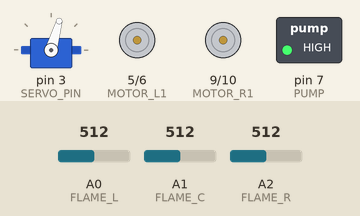
This sketch was run on a simulated Arduino Uno, built with avr-gcc and run on an emulated ATmega328P. Parts: servo, motor-driver pin pairs drawn as motors (green arrow = first pin HIGH = forward, orange = second pin HIGH = backward, longer = more drive), switched loads named in the sketch (green lamp = pin HIGH). Inputs (shaded band) come from the test bench; at power-on: A1 (FLAME_C) = 512, A0 (FLAME_L) = 512, A2 (FLAME_R) = 512.

Above: at 1.28 s.
1.3 s: A1 (FLAME_C) set to 485
2.8 s: A0 (FLAME_L) set to 489
At 3.2 s:
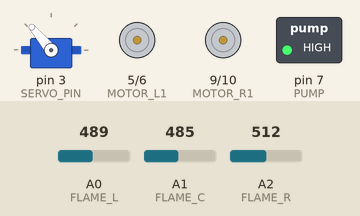
4.3 s: A2 (FLAME_R) set to 486
At 5.4 s:
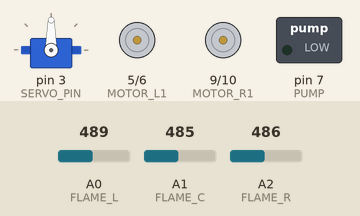
5.8 s: A0 (FLAME_L) set to 511
At 6.8 s:
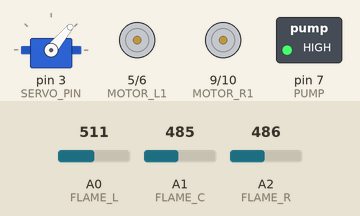
7.5 s: A1 (FLAME_C) set to 511
At 8.11 s:
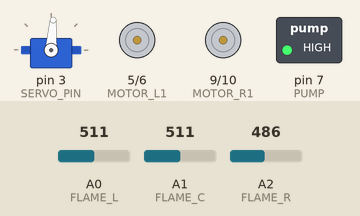
10.5 s: A2 (FLAME_R) set to 511
Timing chart, 0 to 14.5 s (numbered marks = the images above; inputs shaded):
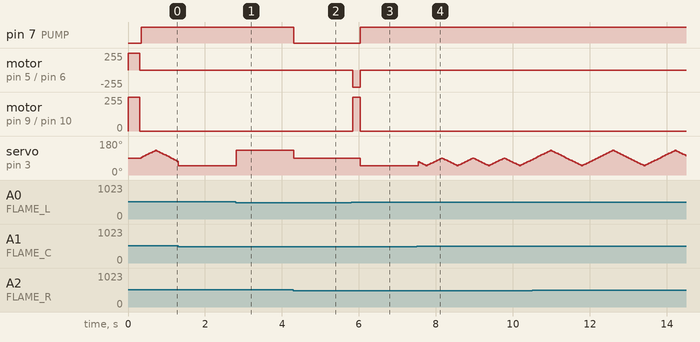

Measured:
- the behaviour switches between 501 and 500 on A0 (FLAME_L) (found by bisection; images 0 and 1)
- the behaviour switches between 501 and 500 on A2 (FLAME_R) (found by bisection; images 1 and 2)
- after the input at 2.8 s, servo on pin 3 (SERVO_PIN): 50° → 130° at once
- after the input at 4.3 s, pin 7 (PUMP): HIGH → LOW at once; servo on pin 3 (SERVO_PIN): 130° → 90° at once
- after the input at 5.8 s, pin 7 (PUMP): LOW → HIGH after 0.24 s; motor on pin 5 (MOTOR_L1) / pin 6 (MOTOR_L2): stopped → backward 255/255 at once, → stopped 0.20 s later; motor on pin 9 (MOTOR_R1) / pin 10 (MOTOR_R2): stopped → forward 255/255 at once, → stopped 0.20 s later; servo on pin 3 (SERVO_PIN): 90° → 50° after 0.24 s
- after the input at 7.5 s, servo on pin 3 (SERVO_PIN): 50° → 70° at once, then repeats every 0.81 s: 66° 0.04 s, 62° 0.04 s, 58° 0.04 s, 54° 0.04 s, 50° 0.04 s, 54° 0.04 s, 58° 0.04 s, 62° 0.04 s, 66° 0.04 s, 70° 0.04 s, 74° 0.04 s, 78° 0.04 s, 82° 0.04 s, 86° 0.04 s, 90° 0.04 s, 86° 0.04 s, 82° 0.04 s, 78° 0.04 s, 74° 0.04 s, 70° 0.04 s

The sketch:

robot.ino
```cpp
#include <Servo.h>

#define FLAME_L A0
#define FLAME_C A1
#define FLAME_R A2

#define MOTOR_L1 5
#define MOTOR_L2 6
#define MOTOR_R1 9
#define MOTOR_R2 10

#define PUMP 7

#define SERVO_PIN 3
Servo nozzle;

#define FIRE_TH 500

#define MOVE_TIME 200   // 0.2 second
unsigned long startTime = 0;
bool moving = false;

int pos = 90;
int dir = 1;

void setup() {
  Serial.begin(9600);

  pinMode(MOTOR_L1, OUTPUT);
  pinMode(MOTOR_L2, OUTPUT);
  pinMode(MOTOR_R1, OUTPUT);
  pinMode(MOTOR_R2, OUTPUT);

  pinMode(PUMP, OUTPUT);
  digitalWrite(PUMP, LOW);

  nozzle.attach(SERVO_PIN);
  nozzle.write(90);
}

void loop() {

  int L = analogRead(FLAME_L);
  int C = analogRead(FLAME_C);
  int R = analogRead(FLAME_R);

  bool fL = (L > FIRE_TH);
  bool fC = (C > FIRE_TH);
  bool fR = (R > FIRE_TH);

  bool fire = (fL || fC || fR);

  if (fire) {

    if (!moving) {
      moving = true;
      startTime = millis();
    }


    if (millis() - startTime < MOVE_TIME) {


      if (fL && fC && fR) {
        forward();
        delay(300);
        stopMotors();
      }

      else if (fL && fC) {
        left();
      }

      else if (fR && fC) {
        right();
      }

      else if (fC) {
        forward();
      }

      else if (fL) {
        left();
      }

      else if (fR) {
        right();
      }

      digitalWrite(PUMP, LOW);
      nozzle.write(90);
    }


    else {
      stopMotors();
      digitalWrite(PUMP, HIGH);
      servoLogic(fL, fC, fR);
    }

  } else {
    moving = false;
    stopAll();
  }

  delay(40);
}


void servoLogic(bool fL, bool fC, bool fR) {

  if (fL && fC && fR) {
    sweep(50, 130);
  }

  else if (fL && fC) {
    sweep(50, 90);
  }

  else if (fR && fC) {
    sweep(90, 130);
  }

  else if (fL) {
    nozzle.write(50);
  }

  else if (fR) {
    nozzle.write(130);
  }

  else if (fC) {
    nozzle.write(90);
  }
}

void sweep(int minA, int maxA) {
  pos += dir * 4;

  if (pos >= maxA) {
    pos = maxA;
    dir = -1;
  }

  if (pos <= minA) {
    pos = minA;
    dir = 1;
  }

  nozzle.write(pos);
}


void forward() {
  digitalWrite(MOTOR_L1, HIGH);
  digitalWrite(MOTOR_L2, LOW);
  digitalWrite(MOTOR_R1, HIGH);
  digitalWrite(MOTOR_R2, LOW);
}

void left() {
  digitalWrite(MOTOR_L1, LOW);
  digitalWrite(MOTOR_L2, HIGH);
  digitalWrite(MOTOR_R1, HIGH);
  digitalWrite(MOTOR_R2, LOW);
}

void right() {
  digitalWrite(MOTOR_L1, HIGH);
  digitalWrite(MOTOR_L2, LOW);
  digitalWrite(MOTOR_R1, LOW);
  digitalWrite(MOTOR_R2, HIGH);
}

void stopMotors() {
  digitalWrite(MOTOR_L1, LOW);
  digitalWrite(MOTOR_L2, LOW);
  digitalWrite(MOTOR_R1, LOW);
  digitalWrite(MOTOR_R2, LOW);
}

void stopAll() {
  stopMotors();
  digitalWrite(PUMP, LOW);
  nozzle.write(90);
}
```
